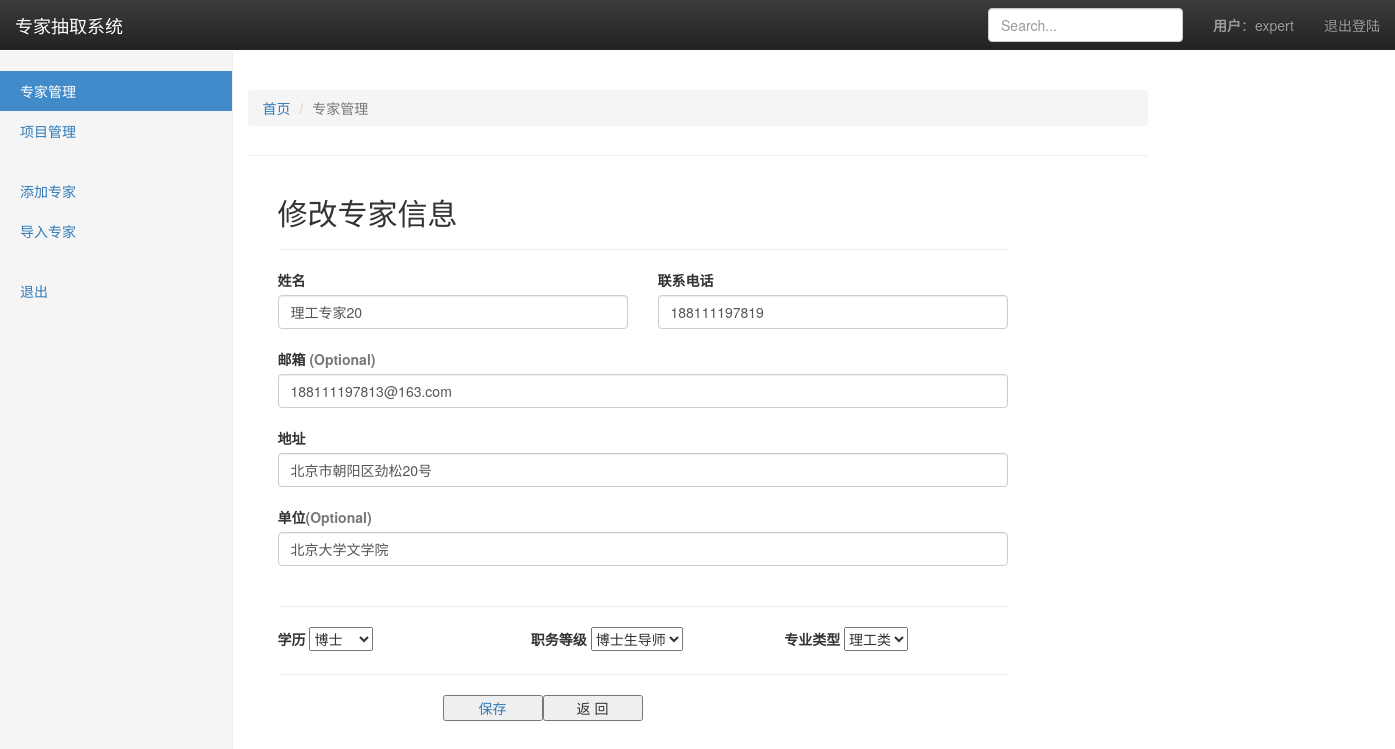
Page /experts/modify/117 (signed in) on the committed database.
### experts/models.py (models this page shows, shortened)
class Expert(models.Model):
    id = models.AutoField(primary_key=True)
    visible = models.BooleanField(default=True, null=True)
    name = models.CharField(max_length=100, verbose_name="专家姓名")
    phone = models.CharField(max_length=100, verbose_name="联系方式")
    email = models.CharField(max_length=100, verbose_name="电子邮箱", null=True)
    address = models.CharField(max_length=100, verbose_name="联系地址", null=True)
    unit = models.CharField(max_length=100, verbose_name="工作单位")
    degree = models.CharField(max_length=500, verbose_name="学历",  null=True)
    level = models.CharField(max_length=500, verbose_name="职务等级", null=True)
    program_type = models.CharField(max_length=500, verbose_name="专业类型", null=True)
    selected_program_list = models.ManyToManyField(Program, related_name="selected", through="Comments")
    account = models.ForeignKey(User, on_delete=models.CASCADE, verbose_name="账户", default=get_default_user, null=True)
    class Meta:
        verbose_name = '专家'
        verbose_name_plural = verbose_name

### experts/views.py (the view, shortened to what this page needs)
# urls.py: path('modify/<int:expert_id>', views.modify_expert_req, name='modify'),
@login_required
def modify_expert_req(request, expert_id):
    if request.method == 'GET':
        try:
            expert = Expert.objects.get(id = expert_id)
        except:
            return HttpResponse("专家不存在，ID:", expert_id)
        program_list = expert.selected_program_list.all()
        return render(request, 'modify_expert_template.html', {"expert" : expert, "program_list": program_list})

### template/modify_expert_template.html (shortened to what this page needs)
<!DOCTYPE html>
{%load static%}
<html lang="zh-CN">
<head>
  <link rel="stylesheet" href = "{%static 'css/bootstrap.min.css'%}">
  <link rel="stylesheet" href="{%static 'css/bootstrap-theme.min.css'%}">
  {% load static %}
</head>
<body>
  <nav class="navbar navbar-inverse navbar-fixed-top">
    <div class="container-fluid">
      <div class="navbar-header">
        <a class="navbar-brand" href="#">专家抽取系统</a>
      </div>
      <div id="navbar" class="navbar-collapse collapse">
        <ul class="nav navbar-nav navbar-right">
          {% if user.is_authenticated %}
          <li class="nav-item dropdown">
            <a><strong>用户</strong>：{{ user.username }}</a>
          </li>
          <li class="nav-item dropdown">
            <a href="/experts/login_out/">退出登陆</a>
          </li>
          {% else %}
          <li class="nav-item">
            <a class="nav-link" href="/experts/login/">登录</a>
          </li>
          {% endif %}
        </ul>
        <form class="navbar-form navbar-right">
          <input type="text" class="form-control" placeholder="Search...">
        </form>
      </div>
    </div>
  </nav>
  <div class="container-fluid">
    <div class="row">
      <div class="col-sm-3 col-md-2 sidebar">
        <ul class="nav nav-sidebar">
          <li class="active"><a href="{% url 'list' %}">专家管理<span class="sr-only">(current)</span></a></li>
          <li><a href="{% url 'index' %}">项目管理</a></li>
        </ul>
		<ul class="nav nav-sidebar">
		  <li><a href="{% url 'addExpert' %}">添加专家</a></li>
          <li><a href="/experts/importExperts">导入专家</a></li>
        </ul>
		<ul class="nav nav-sidebar">
			<li><a href="{% url 'login' %}">退出</a></li>
        </ul>
      </div>
      <div class="container col-md-8 col-md-offset-2">
		<div class="page-header">
			<ol class="breadcrumb">
				<li><a href="/experts/list/">首页</a></li>
				<li class="active">专家管理</li>
			</ol>
		</div>
        <div class="bs-docs-example">
          <div class="hero-unit">
            <div class="container">
              <div class="col-md-8 order-md-1">
                <h2 class="mb-3">修改专家信息</h2>
                <hr class="mb-4">
                <form id="inputForm" class="needs-validation" action="" method="post">
                  <div class="row">
                    <div class="col-md-6 mb-3">
                      <label for="firstName">姓名</label>
                      <input type="text" class="form-control" id="firstName" placeholder="" name="name"  value="{{expert.name}}"
                        required="">
                    </div>
                    <div class="col-md-6 mb-3">
                      <label for="cc-name">联系电话</label>
                      <input type="text" class="form-control" id="cc-name" placeholder="" name="phone" value="{{expert.phone}}"
                        required="">
                    </div>
                  </div>
                  <br />
                  <div class="mb-3">
                    <label for="email">邮箱 <span class="text-muted">(Optional)</span></label>
                    <input type="email" class="form-control" id="email" placeholder="you@example.com" value="{{expert.email}}"
                      name="email">
                  </div>
                  <br />
                  <div class="mb-3">
                    <label for="address">地址</label>
                    <input type="text" class="form-control" id="address" placeholder="1234 Main St" value="{{expert.address}}"
                      name="address" required="">
                  </div>
                  <br />
                  <div class="mb-3">
                    <label for="address2">单位<span class="text-muted">(Optional)</span></label>
                    <input type="text" class="form-control" id="address2" placeholder="Apartment or suite" value="{{expert.unit}}"
                      name="unit">
                  </div>
                  <br />
                  <hr class="mb-4">
                  <div class="row">
                    <div class="col-md-4 mb-3">
                      <label for="expert_form.degree.id_for_label">学历</label>
                      <select name="degree" class="custom-select d-block w-100" id="{{expert_form.degree.id_for_label}}"
                        required="">
                        <option value={{expert.degree}}>{{expert.degree}}</option>
                      </select>
                    </div>
                    <div class="col-md-4 mb-3">
                      <label for="{{expert_form.level.id_for_label}}">职务等级</label>
                      <select name="level" class="custom-select d-block w-100" id="{{expert_form.level.id_for_label}}"
                        required="">
                        <option value={{expert.level}}>{{expert.level}}</option>
                      </select>
                    </div>
                    <div class="col-md-4 mb-3">
                      <label for="state">专业类型</label>
                      <select name="program_type" class="custom-select d-block w-100" id="state" required="">
                        <option value={{expert.program_type}}>{{expert.program_type}}</option>
                      </select>
                    </div>
                  </div>
                  <hr class="mb-4">
                  <div style="width:400px; display:block; margin:0px auto;">
                    <a href="/experts/modify/{{expert.id}}" onclick="return save('确认要修改该专家吗？', this.href)">
                      <button type="botton" class="btn-blu-btn col-md-3 mb-4">保存</button>
                    </a>
                    <button id="submitBtn" type="button" class="btn-cancel col-md-3 mb-4" onclick="history.go(-1)">返
                      回</button>
                  </div>
                </form>
              </div>
            </div>
          </div>
        </div>
      </div>
    </div>
  </div>
</body>
</html>

### template/modify_expert_template.html (style rules this page uses)
body { padding-top: 50px; }
.navbar-fixed-top { border: 0; }
.sidebar { display: none; }
@media (min-width: 768px) { .sidebar { position: fixed; top: 51px; bottom: 0; left: 0; z-index: 1000; display: block; padding: 20px; overflow-x: hidden; overflow-y: auto; background-color: #f5f5f5; border-right: 1px solid #eee; } }
.nav-sidebar { margin-right: -21px; margin-bottom: 20px; margin-left: -20px; }
.nav-sidebar>li>a { padding-right: 20px; padding-left: 20px; }
.nav-sidebar>.active>a, .nav-sidebar>.active>a:hover, .nav-sidebar>.active>a:focus { color: #fff; background-color: #428bca; }

### rows in the picture
Expert: name "理工专家20", phone "188111197819", email "188111197813@163.com", address "北京市朝阳区劲松20号", unit "北京大学文学院", degree "博士", level "博士生导师", program_type "理工类"

### other values in the picture
{{ user.username }} "expert"
